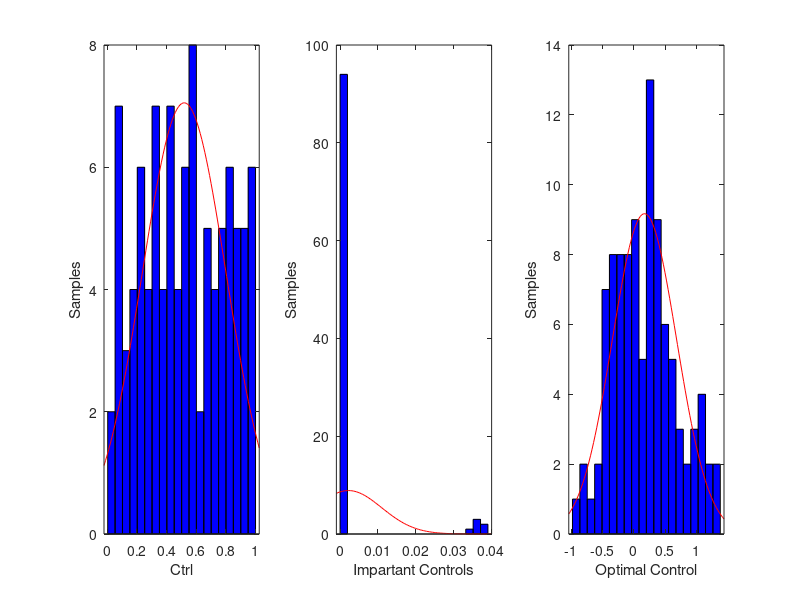
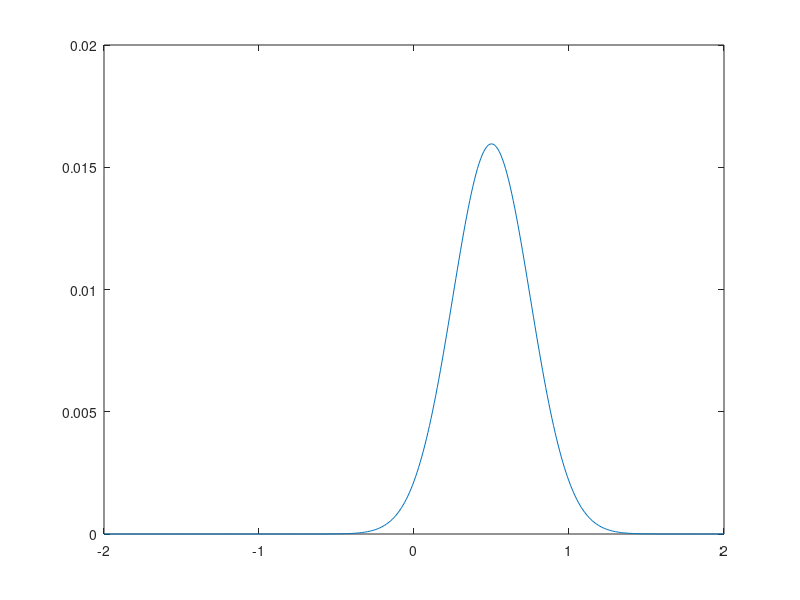

These charts were generated, in order, by the following MATLAB code:
clear al;
close all;

K = 100;
R = 10;
ctrl_sample = rand(K, 1);
% cost = ctrl_sample .* R .* ctrl_sample;
upper_mask = ctrl_sample < 0.25;
lower_mask = ctrl_sample > 0.2;
cost = ~(upper_mask .* lower_mask)*10000;
exp_cost = exp(-cost);
sum_exp_cost = sum(exp_cost);
weights = (exp_cost)/sum_exp_cost;
w_ctrl  = weights.* ctrl_sample;
ctrl_avg = sum(w_ctrl);
r = normrnd(sum(w_ctrl), 0.5, 1, K);
% ctrl_sample .- w_ctrl;

% Add covariance adaption
new_variance = sum((ctrl_sample - ctrl_avg).^2 .* w_ctrl);
y = gaussmf(-1:0.01:1, [sqrt(new_variance), ctrl_avg]);

subplot(1, 3, 1)
histfit(ctrl_sample, K/5)
xlabel("Ctrl")
ylabel("Samples")
subplot(1, 3, 2)
histfit(w_ctrl, K/5)
xlabel("Impartant Controls")
ylabel("Samples")
subplot(1, 3, 3)
histfit(r, K/5)
xlabel("Optimal Control")
ylabel("Samples")

figure();
plot(-1:0.01:1, y)
%% Distributoion Examples:
values = -2:0.01:2;
variance = 0.25;
mean = 0.5;
prob = zeros(length(values), 1);
iter = 1;
k = 1;
pow =1;

for var = values
    prob(iter, 1) = (1/sqrt(2*pi*variance^2/k^2))^pow*exp((-1/2*((var - mean)/variance)^2)*pow);
    iter = iter + 1;
end

norm = sum(prob);
prob = prob./norm;
plot(values, prob)
